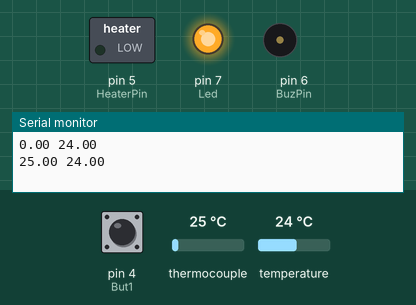
Recording of a sketch running on a simulated Arduino Uno, built with avr-gcc and run on an emulated ATmega328P. Parts: switched loads named in the sketch (green lamp = pin HIGH), output pins drawn as LEDs (lit = HIGH), buzzer (waves = sounding), the last lines printed to the serial monitor. Dashed ring = blinking. The test bench sets the inputs (shaded band); at power-on: pin 4 (But1) HIGH, thermocouple 25 °C, temperature 24 °C.

Above: at 1.2 s.
1.3 s: pin 4 (But1) pulled LOW for 0.15 s
At 2.8 s:
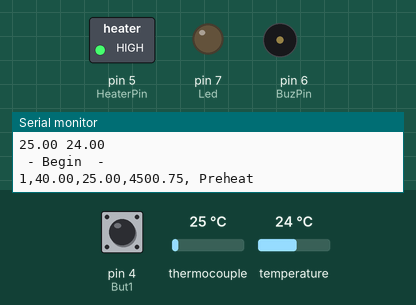
4.8 s: pin 4 (But1) pulled LOW for 1 s
At 5.1 s:
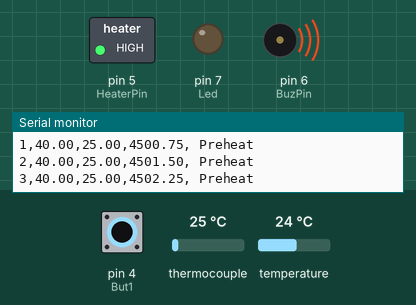
7.3 s: pin 4 (But1) pulled LOW for 0.15 s
At 9.6 s:
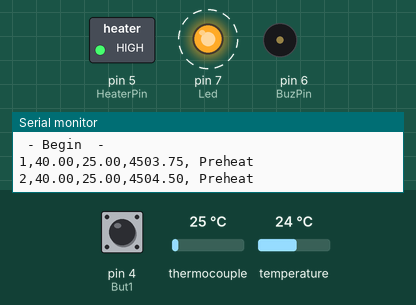
11.5 s: thermocouple set to 225 °C
At 12.8 s:
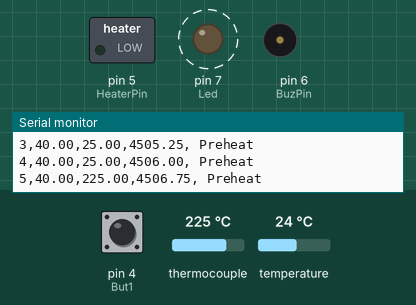
15.6 s: thermocouple set to 164 °C
19.7 s: thermocouple set to 156 °C
At 23.8 s:
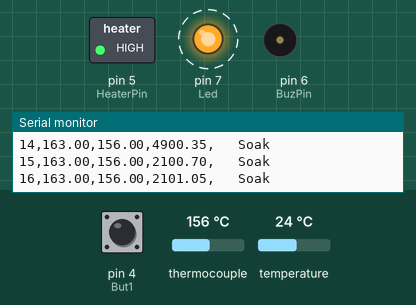
Timing chart, 0 to 24.8 s (numbered marks = the images above; inputs shaded):
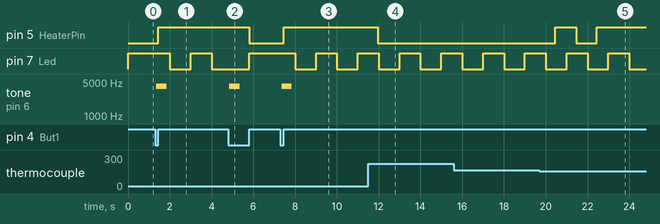

Measured:
- the behaviour switches between 160 and 159 °C on thermocouple (found by bisection; images 4 and 5)
- after the input at 1.3 s, pin 5 (HeaterPin): LOW → HIGH after 0.15 s; pin 7 (Led): HIGH → LOW after 0.70 s, → HIGH 1.0 s later, → LOW 1.0 s later; tone on pin 6 (BuzPin): silent → 4100 Hz after 0.05 s, → silent 0.50 s later
- after the input at 4.8 s, tone on pin 6 (BuzPin): silent → 4100 Hz after 0.05 s, → silent 0.50 s later
- after the input at 7.3 s, pin 5 (HeaterPin): LOW → HIGH after 0.15 s; pin 7 (Led): alternates HIGH for 1.0 s and LOW for 1.0 s, starting after 0.70 s; tone on pin 6 (BuzPin): silent → 4100 Hz after 0.05 s, → silent 0.50 s later
- after the input at 11.5 s, pin 5 (HeaterPin): goes on until 12.0 s, then stays LOW
- after the input at 19.7 s, pin 5 (HeaterPin): LOW → HIGH after 0.75 s, → LOW 1.0 s later, → HIGH 1.0 s later

The sketch:

HeadlessReflowOven.ino
```cpp
/*********************************************************************
  Headless ReflowController - just with button, buzzer and LED

  based on ReflowOven
    https://github.com/ohararp/ReflowOven

  - To start/abort reflow process push button.
  - Buzzer beeps when cooling stage starts and ends. You may open door oven to cool quickly.
  - LED and buzzer are optional but buzzer is recommended.
  - Using with KOIZUMI Wide Oven Toaster 1200W KOS-1202
**********************************************************************/
// Includes
#include <Adafruit_MAX31855.h>  // Thermocouple Library - https://github.com/rocketscream/MAX31855
#include <PID_v1.h>             // PID Library - http://playground.arduino.cc/Code/PIDLibrary
                                //             - https://github.com/br3ttb/Arduino-PID-Library/

typedef enum REFLOW_STATE
{
  REFLOW_STATE_IDLE,
  REFLOW_STATE_PREHEAT,
  REFLOW_STATE_SOAK,
  REFLOW_STATE_REFLOW,
  REFLOW_STATE_COOL,
  REFLOW_STATE_COMPLETE,
  REFLOW_STATE_TOO_HOT,
  REFLOW_STATE_ERROR,
  REFLOW_STATE_ABORT
} reflowState_t;

typedef enum REFLOW_STATUS
{
  REFLOW_STATUS_OFF,
  REFLOW_STATUS_ON
} reflowStatus_t;


/*  Reflow temperature profile

    Tamura leaded SOLDER PASTE(Sn62.8 Pb36.8 Ag0.4) Reflow Profile
        |
    220-|                                                  x  x
        |                                                x       x
    200-|                                               x           x
        |                                              x|           |
        |                                            x  |           | x
    170-|                              x x x  x x  x    |           |   x
        |                  x  x  x  x           |       |<- 20-60s->|     x
    150-|               x                       |                   |
        |             x |                       |                   |
        |           x   |                       |                   |
        |         x     |                       |                   |
        |       x       |                       |                   |
        |     x         |                       |                   |
        |   x   <3C/s   |        20C/60s        |         20/20s    |
    30 -| x             |                       |                   |
        |     <60s      |<-        60s        ->|                   |
        |     Preheat   |        Soaking        |       Reflow      |   Cool
     0  |_ _ _ _ _ _ _ _|_ _ _ _ _ _ _ _ _ _ _ _|_ _ _ _ _ _ _ _ _ _|_ _ _ _

    Almit leadfree TM-HP LFM-48W(Sn-3.0Ag-05Cu) Reflow Profile
    http://www.somersetsolders.com/userfiles/file/solder_paste/almit_lead_free_reflow.pdf
        |
    235-|                                                  x  x
        |                                                x       x
    220-|                                               x           x
        |                                              x|           |
        |                                            x  |           | x
    190-|                              x x x  x x  x    |           |   x
        |                  x  x  x  x           |       |<- 20-50s->|     x
    160-|               x                       |                   |
        |             x |                       |                   |
        |           x   |                       |                   |
        |         x     |                       |                   |
        |       x       |                       |                   |
        |     x         |                       |                   |
        |   x   1.5C/s  |        0.5C/s         |       1.5C/s      |   1.5C/s
    30 -| x             |                       |                   |
        |      90-130s  |<-     30-60s        ->|                   |
        |     Preheat   |        Soaking        |       Reflow      |   Cool
     0  |_ _ _ _ _ _ _ _|_ _ _ _ _ _ _ _ _ _ _ _|_ _ _ _ _ _ _ _ _ _|_ _ _ _
*/
float TEMPERATURE_COOL       = 100;
float TEMPERATURE_SOAK_MIN   = 160;
float TEMPERATURE_SOAK_MAX   = 190;
float TEMPERATURE_REFLOW_MAX = 245;

// Preheat: 1.5C/s
#define PREHEAT_TEMPERATURE_STEP    15
#define PREHEAT_MS_STEP             10000

// Soak: 30C/60s
#define SOAK_TEMPERATURE_STEP       3
#define SOAK_MS_STEP                6000

// Reflow: 30C/20s
#define REFLOW_TEMPERATURE_STEP     6
#define REFLOW_MS_STEP              4000


// ***** PID PARAMETERS *****
// ***** PRE-HEAT STAGE *****
float PID_KP_PREHEAT         = 300;
float PID_KI_PREHEAT         = 0.05;
float PID_KD_PREHEAT         = 350;
// ***** SOAKING STAGE *****
float PID_KP_SOAK            = 300;
float PID_KI_SOAK            = 0.05;
float PID_KD_SOAK            = 350;
// ***** REFLOW STAGE *****
float PID_KP_REFLOW          = 300;
float PID_KI_REFLOW          = 0.05;
float PID_KD_REFLOW          = 350;

#define PID_SAMPLE_TIME 1000
#define SENSOR_SAMPLING_TIME   1000


// Reflow status strings
const char* ssdMessagesReflowStatus[] = {
  "  Ready  ",
  " Preheat ",
  "   Soak  ",
  "  Reflow ",
  "   Cool  ",
  " Complete",
  "  !HOT!  ",
  "  Error  "
};


//
// Pin Definitions
//
int HeaterPin = 5;  // Heater Element(active-high)
int BuzPin = 6;     // Buzzer Pin
int Led = 7;        // Heartbeat Led
int But1 = 4;       // Start Button(pulluped, active-low)
int thermocoupleCLKPin = A1;
int thermocoupleSOPin  = A3;
int thermocoupleCSPin  = A2;


// ***** PID CONTROL VARIABLES *****
double setpoint;
double input;
double inputOld; //Store old Temperature
double output;
double kp = PID_KP_PREHEAT;
double ki = PID_KI_PREHEAT;
double kd = PID_KD_PREHEAT;
int windowSize;
unsigned long windowStartTime;
unsigned long nextCheck;
unsigned long nextRead;
unsigned long timerSoak;
unsigned long buzzerPeriod;
boolean StartTest;

// Reflow oven controller state machine state variable
reflowState_t reflowState;
// Reflow oven controller status
reflowStatus_t reflowStatus;

//Button Variables
byte ButtCount  = 0;

// tc Error Counter
int tcErrorCtr = 0;

// Seconds timer
int timerSeconds;

// Library Setup
// Specify PID control interface
PID reflowOvenPID(&input, &output, &setpoint, kp, ki, kd, DIRECT);
Adafruit_MAX31855 thermocouple(thermocoupleCLKPin, thermocoupleCSPin, thermocoupleSOPin);

// Setup
void setup()   {
  // Setup Serial Baudrate
  Serial.begin(9600);

  // initialize the Led pin as an output.
  pinMode(Led, OUTPUT);

 // Init Buttons
  pinMode(But1, INPUT_PULLUP);

  // Init Elements
  pinMode(HeaterPin, OUTPUT);
  pinMode(BuzPin, OUTPUT);

  digitalWrite(HeaterPin, LOW);
  digitalWrite(BuzPin, LOW);

  // Set window size
  windowSize = 5000;
  // Initialize time keeping variable
  nextCheck = millis();
  // Initialize thermocouple reading variable
  nextRead = millis();
  // Set Relow Status = OFF
  reflowStatus = REFLOW_STATUS_OFF;
  StartTest = false;

  Serial.print("HeadlessReflowOven for Lead Free build at " __DATE__ " " __TIME__ "\r\n");
}

// Begin Main Loop
void loop()
{
   // Current time
  unsigned long now;

  // Test for Start Button Input
   if (digitalRead(But1) == LOW)
  {

    for (int i = 0; i<5;i++){
        if (digitalRead(But1) == LOW)
        {
          ButtCount++;
          delay(10);
        }
      }

      if (ButtCount>=5)
      {
        tone(BuzPin,4100,500); //Buzz the Buzzer
        while (digitalRead(But1) != HIGH) ;
        reflowState = REFLOW_STATE_IDLE;
        if (reflowStatus == REFLOW_STATUS_ON) {
          reflowState = REFLOW_STATE_ABORT;
          StartTest = false;
        } else {
          StartTest = true;
        }
      }
      else
      {
        ButtCount = 0;
        StartTest = false;
      }
  }
  else
  {
    ButtCount = 0;
    StartTest = false;
  }

//********************************************************************************************************
  // Time to read thermocouple?
  if (millis() > nextRead)
  {
    // Read thermocouple next sampling period
    nextRead += SENSOR_SAMPLING_TIME;
    // Read current temperature
    inputOld = input; //Store Old Temperature
    input = thermocouple.readCelsius();
    if(isnan(input))
    {
      input=inputOld;
      tcErrorCtr++;

      if (tcErrorCtr >= 5)
      {
        // Illegal operation
        reflowState  = REFLOW_STATE_ERROR;
        reflowStatus = REFLOW_STATUS_OFF;
      }
    }
    else
    {
      tcErrorCtr = 0;
    }
  }

  if (millis() > nextCheck)
  {
    // Check input in the next seconds
    nextCheck += 1000;
    // If reflow process is on going
    if (reflowStatus == REFLOW_STATUS_ON)
    {
      // Toggle LED as system heart beat
      digitalWrite(Led, !(digitalRead(Led)));
      // Increase seconds timer for reflow curve analysis
      timerSeconds++;
      // Send temperature and time stamp to serial
      Serial.print(timerSeconds);
      Serial.print(",");
      //Serial.print(thermocouple.readInternal());
      //Serial.print(",");
      Serial.print(setpoint);
      Serial.print(",");
      Serial.print(input);
      Serial.print(",");
      Serial.print(output);
      Serial.print(",");
      Serial.println(ssdMessagesReflowStatus[reflowState]);
    }
    else
    {
      Serial.print(input);
      Serial.print(" ");
      Serial.println(thermocouple.readInternal());
      // Turn off LED
      digitalWrite(Led, HIGH);
    }

    // If currently in error state
    if (reflowState == REFLOW_STATE_ERROR)
    {
      // No thermocouple wire connected
      Serial.print("TC Error!\n");
    }
  }


  // Reflow oven controller state machine
  switch (reflowState)
  {
  case REFLOW_STATE_IDLE:
    // If oven temperature is still above room temperature
    if (input >= TEMPERATURE_COOL)
      {
        reflowState = REFLOW_STATE_TOO_HOT;
        Serial.print(" - HOT - ");
        Serial.println(input);
      }
      else
      {
        if (StartTest == true)
        {
          Serial.println(" - Begin  - ");
          //Serial.println("Time Setpoint Input Output");
          timerSeconds = 0;

          // Initialize PID control window starting time
          windowStartTime = millis();

          // Tell the PID to range between 0 and the full window size
          reflowOvenPID.SetOutputLimits(0, windowSize);
          reflowOvenPID.SetSampleTime(PID_SAMPLE_TIME);
          reflowOvenPID.SetMode(AUTOMATIC);

          // Preheat profile
          setpoint = input + PREHEAT_TEMPERATURE_STEP;
          timerSoak = millis() + PREHEAT_MS_STEP;

          // Proceed to preheat stage
          reflowState = REFLOW_STATE_PREHEAT;
          StartTest = false;
          }
      }
  break;

  case REFLOW_STATE_PREHEAT:
    reflowStatus = REFLOW_STATUS_ON;
    if (millis() > timerSoak)
    {
        setpoint = input + PREHEAT_TEMPERATURE_STEP;
        if (setpoint > TEMPERATURE_SOAK_MIN) setpoint = TEMPERATURE_SOAK_MIN;
        timerSoak = millis() + PREHEAT_MS_STEP;

        // If minimum soak temperature is achieve
        if (input >= TEMPERATURE_SOAK_MIN-2.5)
        {
          reflowOvenPID.SetTunings(PID_KP_SOAK, PID_KI_SOAK, PID_KD_SOAK);
          setpoint = TEMPERATURE_SOAK_MIN + SOAK_TEMPERATURE_STEP;
          timerSoak = millis() + SOAK_MS_STEP;

          // Proceed to soaking state
          reflowState = REFLOW_STATE_SOAK;
        }
    }
  break;

  case REFLOW_STATE_SOAK:
    // If micro soak temperature is achieved
    if (millis() > timerSoak)
    {
      timerSoak = millis() + SOAK_MS_STEP;
      // Increment micro setpoint
      setpoint += SOAK_TEMPERATURE_STEP;
      if (setpoint > TEMPERATURE_SOAK_MAX)
      {
        // Set agressive PID parameters for reflow ramp
        reflowOvenPID.SetTunings(PID_KP_REFLOW, PID_KI_REFLOW, PID_KD_REFLOW);
        // Ramp up to first section of soaking temperature
        setpoint = TEMPERATURE_REFLOW_MAX;
        // Proceed to reflowing state
        reflowState = REFLOW_STATE_REFLOW;
      }
    }
  break;

  case REFLOW_STATE_REFLOW:
    // We need to avoid hovering at peak temperature for too long
    // Crude method that works like a charm and safe for the components
    if (input >= (TEMPERATURE_REFLOW_MAX-5.0))
    {
      // Set PID parameters for cooling ramp
      reflowOvenPID.SetTunings(PID_KP_REFLOW, PID_KI_REFLOW, PID_KD_REFLOW);
      // Ramp down to minimum cooling temperature
      setpoint = TEMPERATURE_COOL;
      // Proceed to cooling state
      reflowState = REFLOW_STATE_COOL;

      // Turn Elements Off
      digitalWrite(HeaterPin, LOW);

      // Signal to Open Door
      for (int i = 0; i<10;i++){
        tone(BuzPin,4100,100); //Buzz the Buzzer
        delay(250);
      }

    }
  break;

  case REFLOW_STATE_COOL:
    // If minimum cool temperature is achieve
    if (input <= TEMPERATURE_COOL)
    {
      // Retrieve current time for buzzer usage
      buzzerPeriod = millis() + 1000;

      for (int i = 0; i<10;i++){
        tone(BuzPin,4100,500); //Buzz the Buzzer
        delay(250);
      }

      reflowStatus = REFLOW_STATUS_OFF;
      // Proceed to reflow Completion state
      reflowState = REFLOW_STATE_COMPLETE;
    }
  break;

  case REFLOW_STATE_COMPLETE:
    if (millis() > buzzerPeriod)
    {
      reflowState = REFLOW_STATE_IDLE;
    }
  break;

  case REFLOW_STATE_TOO_HOT:
  // If oven temperature drops below room temperature
    if (input < TEMPERATURE_COOL)
    {
    // Ready to reflow
    reflowState = REFLOW_STATE_IDLE;
    }
  break;

  case REFLOW_STATE_ERROR:
    // If thermocouple problem is still present
    if(isnan(input))
    {
      // Wait until thermocouple wire is connected
      reflowState = REFLOW_STATE_ERROR;
    }
    else
    {
      // Clear to perform reflow process
      reflowState = REFLOW_STATE_IDLE;
    }
    break;

    case REFLOW_STATE_ABORT:
      Serial.println("Abort!");
      StartTest = false;
      reflowStatus = REFLOW_STATUS_OFF;
      reflowState = REFLOW_STATE_IDLE;
    break;
  }

  // PID computation and SSR control
  if (reflowStatus == REFLOW_STATUS_ON)
  {
    now = millis();

    reflowOvenPID.Compute();

    if((now - windowStartTime) > windowSize)
    {
      // Time to shift the Relay Window
      windowStartTime += windowSize;
    }
    if(output > (now - windowStartTime))
    {
      digitalWrite(HeaterPin, HIGH);
    }
    else
    {
      digitalWrite(HeaterPin, LOW);
    }
  }
  // Reflow oven process is off, ensure oven is off
  else
  {
    digitalWrite(HeaterPin, LOW);
  }

}
```
